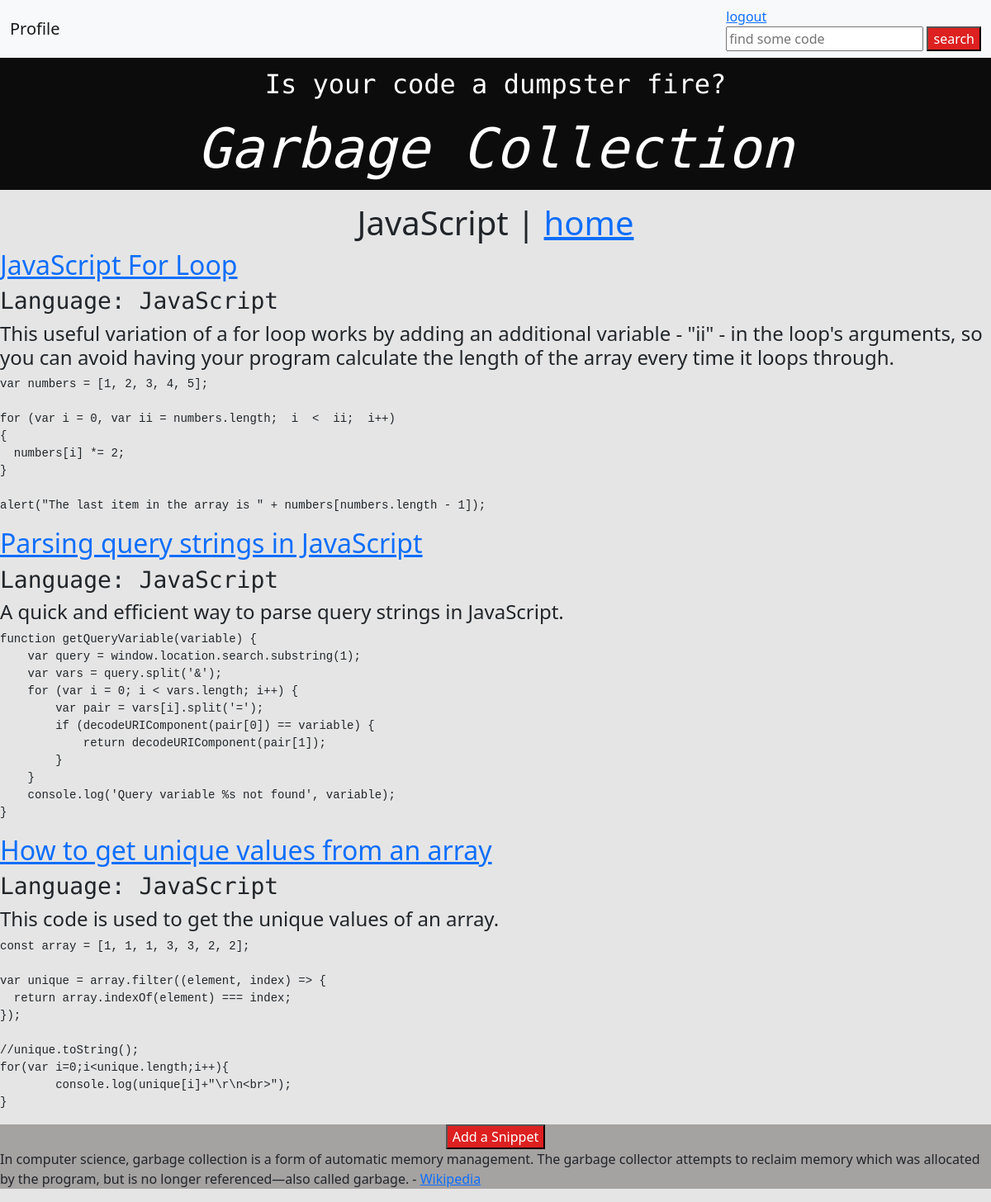
The app's page /category/javascript (signed in) with its own data.
### snippets/models.py (models this page shows, shortened)
class Category(models.Model):
    name = models.CharField(max_length=100)
    slug = models.SlugField(max_length=100, null=True, blank=True, unique=True)
    class Meta:
        verbose_name_plural = "categories"

class Snippet(models.Model):
    title = models.CharField(max_length=500)
    language = models.CharField(choices=languages, max_length=20, blank=True, null=True)
    category = models.ManyToManyField("Category", related_name="snippets", blank=True)
    description = models.TextField(max_length=1000, null=True, blank=True)
    code = models.TextField(max_length=2000, null=True, blank=True)
    created_at = models.DateTimeField(auto_now_add=True)
    created_by = models.ForeignKey(CustomUser, on_delete=models.SET_NULL, null=True, blank=True, related_name="snippets")
    public = models.BooleanField(default=False)
    og_snippet = models.ForeignKey(
        "self",
        on_delete=models.CASCADE,
        null=True,
        blank=True,
        related_name="snippet_copies",)
    copy_count = models.IntegerField(default=0)

### snippets/views.py (the view)
# urls.py: path('category/<slug:slug>', snippets_views.category, name="category"),
@login_required
def category(request, slug):
    category = get_object_or_404(Category, slug=slug)
    snippets = category.snippets.all()
    return render(request, "category.html", {"category": category, "snippets": snippets})

### templates/category.html
{% extends "base.html" %}
{% block content %}
<h1>
    <center>
    {{ category.name }} | <a href="{% url 'index' %}">home</a>
    </center>
</h1>
{% for snippet in snippets %}
    <a href="{% url 'detail' pk=snippet.pk %}"><h2>{{ snippet.title }}</h2></a>
    <h3>Language: {{ snippet.language }}</h3>
    <h4>{{ snippet.description }}</h4>
    <pre><code>{{ snippet.code }}</code></pre>
{% endfor %}
{% endblock %}

### static/main.css (style rules this page uses)
:root { color: #a5a2a2; }
h3 { font-family: 'Ubuntu Mono', monospace; }

### records on screen
Category: name "JavaScript"
Snippet: title "JavaScript For Loop", language "JavaScript", description "This useful variation of a for loop works by adding an additional variable - \"ii\" - in the loop's arguments, so you can avoid having your program calculate the length of the array every time it loops through.", code "var numbers = [1, 2, 3, 4, 5]; for (var i = 0, var ii = numbers.length; i < ii; i++) { numbers[i] *= 2; } alert(\"The last item in the array is \" + numbers[numbers.length - 1]);"
Snippet: title "Parsing query strings in JavaScript", language "JavaScript", description "A quick and efficient way to parse query strings in JavaScript.", code "function getQueryVariable(variable) { var query = window.location.search.substring(1); var vars = query.split('&'); for (var i = 0; i < vars.length; i++) { var pair = vars[i].split('='); if (decodeURIComponent(pair[0]) == variable) { return decodeURIComponent(pair[1]); } } console.log('Query variable %s not found', variable); }"
Snippet: title "How to get unique values from an array", language "JavaScript", description "This code is used to get the unique values of an array.", code "const array = [1, 1, 1, 3, 3, 2, 2]; var unique = array.filter((element, index) => { return array.indexOf(element) === index; }); //unique.toString(); for(var i=0;i<unique.length;i++){ console.log(unique[i]+\"\\r\\n<br>\"); }"
